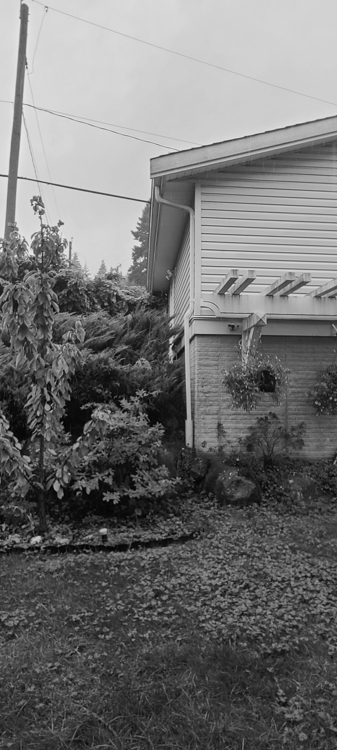
%> input picture assignment2_2 (1)/assignment2/s2/S2-im1.png, 337 x 750 px
$ octave s2matching.m   (GNU Octave 9; MATLAB toolbox functions it lacks are replaced by stand-ins)
%> lines starting %> are read from the running program, lines starting %| are printed output that depends on the picture
### mfilesDONE (1)/mfilesDONE/other/matrixshift.m
function shiftedImage = matrixshift(image, shiftAmount)
    [rows, cols] = size(image);
    shiftedImage = zeros(rows, cols);
    shiftedRows = mod((1:rows) - shiftAmount(1) - 1, rows) + 1;
    shiftedCols = mod((1:cols) - shiftAmount(2) - 1, cols) + 1;
    shiftedImage = image(shiftedRows, shiftedCols);
end

### mfilesDONE (1)/mfilesDONE/SURF/s2matching.m
s2img1=im2double(imread("..\imageSet\S2-im1.png"));
%> s2img1: size 750x337 double; min 0, max 0.929, mean 0.446
shifted_right2 = matrixshift(s2img1, [0, 1]);
shifted_left2= matrixshift(s2img1, [0, -1]);
shifted_up2 = matrixshift(s2img1, [-1, 0]);
shifted_down2 = matrixshift(s2img1, [1, 0]);

shifted_up_right2 = matrixshift(s2img1, [-1, 1]);
shifted_up_left2 = matrixshift(s2img1, [-1, -1]);
shifted_down_right2 = matrixshift(s2img1, [1, 1]);
shifted_down_left2 = matrixshift(s2img1, [1, -1]);
fastThreshold2= 0.03999;

% Check if a set of N contiguous pixels in the circle are all brighter than Ip + t
is_brighter_right2 = s2img1+fastThreshold2 < shifted_right2 ;
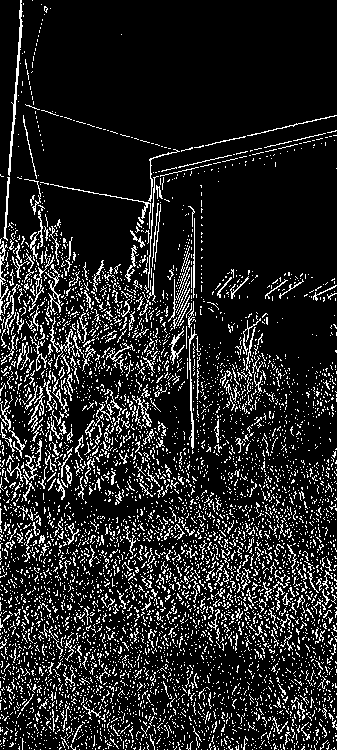
%> is_brighter_right2: size 750x337 logical; 14% white in thin lines or dots
is_brighter_left2 = s2img1+fastThreshold2 < shifted_left2;
%> is_brighter_left2: size 750x337 logical; 14% white in thin lines or dots
is_brighter_up2 = s2img1 +fastThreshold2 < shifted_up2 ;
%> is_brighter_up2: size 750x337 logical; 16% white in thin lines or dots
is_brighter_down2 = s2img1 +fastThreshold2< shifted_down2 ;
%> is_brighter_down2: size 750x337 logical; 16.8% white in thin lines or dots
is_brighter_up_right2 = s2img1+fastThreshold2 < shifted_up_right2 ;
%> is_brighter_up_right2: size 750x337 logical; 19.3% white in thin lines or dots
is_brighter_up_left2 = s2img1 +fastThreshold2< shifted_up_left2 ;
%> is_brighter_up_left2: size 750x337 logical; 19.3% white in thin lines or dots
is_brighter_down_right2 = s2img1+fastThreshold2 < shifted_down_right2 ;
%> is_brighter_down_right2: size 750x337 logical; 19.9% white in thin lines or dots
is_brighter_down_left2 = s2img1 +fastThreshold2< shifted_down_left2 ;
%> is_brighter_down_left2: size 750x337 logical; 19.9% white in thin lines or dots

% Boolean check, if boolean conditions have contigous pixels results in true, its a corner
highspeedCornerTest2 = is_brighter_right2 & is_brighter_left2 & is_brighter_up2 & is_brighter_down2 & is_brighter_up_right2 & is_brighter_up_left2 & is_brighter_down_right2 & is_brighter_down_left2;
%> highspeedCornerTest2: size 750x337 logical; 0.24% white in thin lines or dots
[row2, col2] = find(highspeedCornerTest2);
%> row2 = 594 values from 68 to 749; col2 = 594 values from 1 to 337

% List the candidate pixels as corners
candidatecorners2 = [row2 col2];
%> candidatecorners2 = 594 rows, first 12: [741 1; 409 2; 539 2; 652 2; 701 2; 325 3; 327 3; 443 3; 655 3; 422 5; 441 6; 362 7]

sobKern2 = [-1 0 1; -2 0 2; -1 0 1];
gausKern2 = fspecial("gaussian", 10, 1);
dogKern2 = conv2(gausKern2, sobKern2);
ix2 = imfilter(s2img1, dogKern2);
iy2 = imfilter(s2img1, dogKern2');
ix2gaussian2 = imfilter(ix2 .* ix2, gausKern2);
iy2gaussian2 = imfilter(iy2 .* iy2, gausKern2);
ixiygaussian2 = imfilter(ix2 .* iy2, gausKern2);
harrisCornerMeasure2 = ix2gaussian2 .* iy2gaussian2 - ixiygaussian2 - 0.05 .* (ix2gaussian2 + iy2gaussian2).^2;
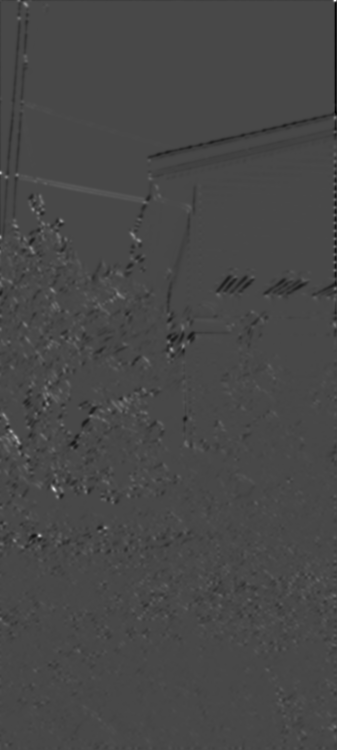
%> harrisCornerMeasure2: size 750x337 double; min -0.447, max 1.13, mean -0.00155; drawn with min black and max white
localMax2 = imdilate(harrisCornerMeasure2, ones(7));
outputCornersHarris2 = ((harrisCornerMeasure2 == localMax2) .* (harrisCornerMeasure2 > 0.06));
%> outputCornersHarris2: size 750x337 double; values 0 (black) and 1 (white), 0.21% white in thin lines or dots

[row3, col3] = find(outputCornersHarris2);
%> row3 = 525 values from 1 to 749; col3 = 525 values from 1 to 336
remainingFAST2 = [];
radius2=20;
for i=1:numel(row3)
    hcX=col3(i);
    hcY=row3(i);
    distance=sqrt((candidatecorners2(:,2)-hcX).^2+(candidatecorners2(:,1)-hcY).^2);
    inRangeFAST=candidatecorners2(distance<=radius2,:);
    remainingFAST2=[remainingFAST2; inRangeFAST];
end
%> this loop made 525 passes
%> (hcX, hcY, inRangeFAST) on passes 3 to 5: (1, 252, [250 16; 242 18]), (1, 284, [290 9; 285 18]), (1, 299, [290 9])
%> after the loop, remainingFAST2 = 2593 rows, first 12: [178 19; 233 16; 250 16; 231 18; 242 18; 250 16; 242 18; 290 9; 285 18; 290 9; 325 3; 327 3]

s2img2 = im2double(imread("..\imageSet\S2-im2.png"));
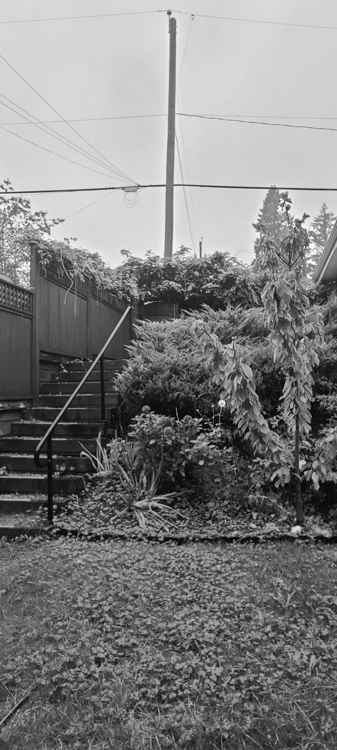
%> input picture assignment2_2 (1)/assignment2/s2/S2-im2.png, 337 x 750 px
%> s2img2: size 750x337 double; min 0.00392, max 1, mean 0.5
%gausKern = fspecial("gaussian", 20, 2);
%s2img2 = imfilter(s2img2, gausKern);
shifted_right2 = matrixshift(s2img2, [0, 1]);
shifted_left2 = matrixshift(s2img2, [0, -1]);
shifted_up2 = matrixshift(s2img2, [-1, 0]);
shifted_down2 = matrixshift(s2img2, [1, 0]);

shifted_up_right2 = matrixshift(s2img2, [-1, 1]);
shifted_up_left2 = matrixshift(s2img2, [-1, -1]);
shifted_down_right2 = matrixshift(s2img2, [1, 1]);
shifted_down_left2 = matrixshift(s2img2, [1, -1]);
fastThreshold2 = 0.03999;
is_brighter_right2 = s2img2 + fastThreshold2 < shifted_right2;
%> is_brighter_right2: size 750x337 logical; 18.3% white in thin lines or dots
is_brighter_left2 = s2img2 + fastThreshold2 < shifted_left2;
%> is_brighter_left2: size 750x337 logical; 18.5% white in thin lines or dots
is_brighter_up2 = s2img2 + fastThreshold2 < shifted_up2;
%> is_brighter_up2: size 750x337 logical; 18.8% white in thin lines or dots
is_brighter_down2 = s2img2 + fastThreshold2 < shifted_down2;
%> is_brighter_down2: size 750x337 logical; 19.6% white in thin lines or dots
is_brighter_up_right2 = s2img2 + fastThreshold2 < shifted_up_right2;
%> is_brighter_up_right2: size 750x337 logical; 21.8% white in thin lines or dots
is_brighter_up_left2 = s2img2 + fastThreshold2 < shifted_up_left2;
%> is_brighter_up_left2: size 750x337 logical; 21.5% white in thin lines or dots
is_brighter_down_right2 = s2img2 + fastThreshold2 < shifted_down_right2;
%> is_brighter_down_right2: size 750x337 logical; 22% white in thin lines or dots
is_brighter_down_left2 = s2img2 + fastThreshold2 < shifted_down_left2;
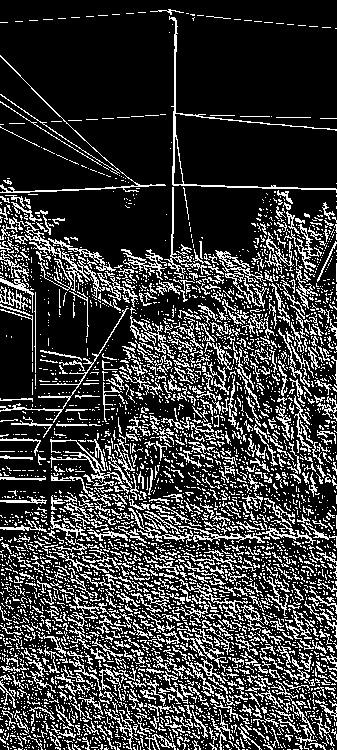
%> is_brighter_down_left2: size 750x337 logical; 22.4% white in thin lines or dots
highspeedCornerTest2 = is_brighter_right2 & is_brighter_left2 & is_brighter_up2 & is_brighter_down2 & is_brighter_up_right2 & is_brighter_up_left2 & is_brighter_down_right2 & is_brighter_down_left2;
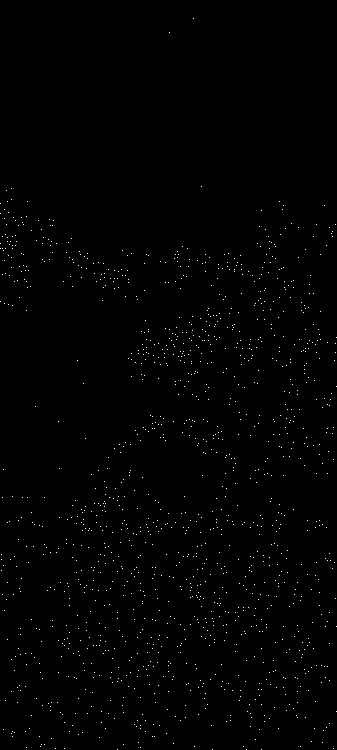
%> highspeedCornerTest2: size 750x337 logical; 0.55% white in thin lines or dots
[row3, col3] = find(highspeedCornerTest2);
%> row3 = 1384 values from 19 to 750; col3 = 1384 values from 1 to 337
candidatecorners3 = [row3 col3];
%> candidatecorners3 = 1384 rows, first 12: [204 1; 214 1; 244 1; 249 1; 302 1; 555 2; 560 2; 571 2; 237 3; 249 3; 275 3; 498 3]
sobKern3 = [-1 0 1; -2 0 2; -1 0 1];
gausKern3 = fspecial("gaussian", 10, 1);
dogKern3 = conv2(gausKern3, sobKern3);
ix3 = imfilter(s2img2, dogKern3);
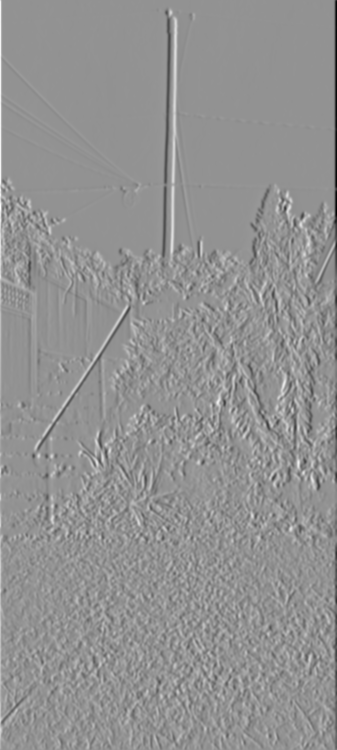
%> ix3: size 750x337 double; min -2.45, max 1.81, mean -0.00407; drawn with min black and max white
iy3 = imfilter(s2img2, dogKern3');
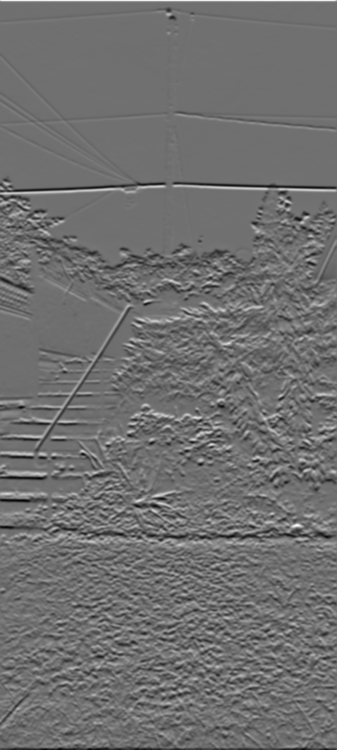
%> iy3: size 750x337 double; min -1.42, max 1.8, mean -0.00494; drawn with min black and max white
ix2gaussian3 = imfilter(ix3 .* ix3, gausKern3);
iy2gaussian3 = imfilter(iy3 .* iy3, gausKern3);
ixiygaussian3 = imfilter(ix3 .* iy3, gausKern3);
harrisCornerMeasure3 = ix2gaussian3 .* iy2gaussian3 - ixiygaussian3 - 0.05 .* (ix2gaussian3 + iy2gaussian3).^2;
localMax3 = imdilate(harrisCornerMeasure3, ones(7));
outputCornersHarris3 = ((harrisCornerMeasure3 == localMax3) .* (harrisCornerMeasure3 > 0.06));

[row4, col4] = find(outputCornersHarris3);
%> row4 = 1034 values from 1 to 749; col4 = 1034 values from 1 to 336

remainingFAST3 = [];
radius3=70;
for i=1:numel(row4)
    hcX=col4(i);
    hcY=row4(i);
    distance=sqrt((candidatecorners2(:,2)-hcX).^2+(candidatecorners2(:,1)-hcY).^2);
    inRangeFAST=candidatecorners2(distance<=radius2,:);
    remainingFAST3=[remainingFAST3; inRangeFAST];
end
%> this loop made 1034 passes
%> (hcX, hcY, inRangeFAST) on passes 8, 10, 11: (1, 258, [250 16]), (1, 279, [290 9; 285 18]), (1, 301, [290 9])

%> (the run ends here)
